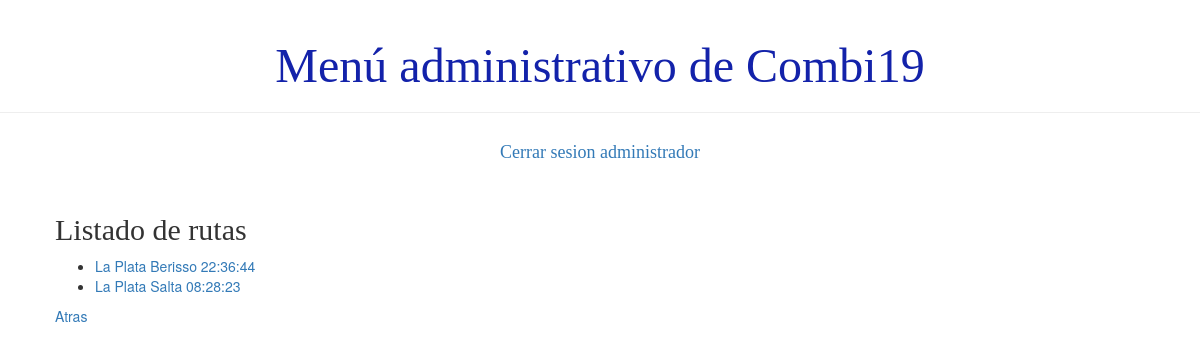
/usuario/listaRuta, run on an earlier commit of the app's database.
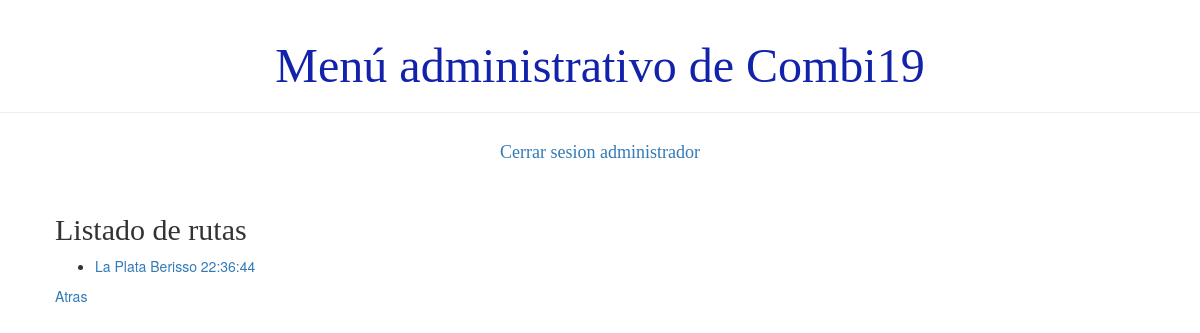
And on a later commit of the database.
### demo1/models.py (models this page shows, shortened)
class Ruta(models.Model):
    combi = models.ForeignKey(Combi, on_delete=models.CASCADE)
    origen = models.ForeignKey(Lugar, on_delete=models.CASCADE, related_name='origen')
    destino = models.ForeignKey(Lugar, on_delete=models.CASCADE, related_name='destino')
    hora = models.TimeField()
    distancia = models.IntegerField()
    activo = models.BooleanField(default=True)
    def __str__(self):
        return '%s %s %s' % (self.origen.nombre_de_lugar, self.destino.nombre_de_lugar, str(self.hora))

class Lugar(models.Model):
    nombre_de_lugar = models.CharField(max_length=50)
    provincia = models.CharField(max_length=40)
    activo = models.BooleanField(default=True)

### demo1/views.py (the view)
# urls.py: path('usuario/listaRuta',views.listado_ruta ,name='listado_ruta'),
def listado_ruta(request):
    rutas=Ruta.objects.all()
    return render(request, 'demo1/listados/listado_ruta.html', {'rutas':rutas})

### demo1/templates/demo1/listados/listado_ruta.html
{% extends 'demo1/base.html' %}
{% block content %}
    <h2>Listado de rutas</h2>
    <div>
        <ul>
        {% for ruta in rutas %}
            <li><a href="{% url 'detalle_ruta' pk=ruta.pk%}">{{ ruta }}</a></li>
        {% endfor %}
        </ul>
    </div>
    <div><a href="{% url 'principal' %}">Atras</a></div>
{% endblock %}

What changed in the data, as far as the page shows it:
removed Ruta: origen+destino+hora "La Plata Salta 08:28:23"
